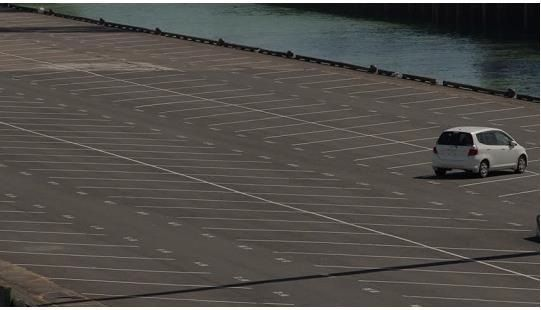
#> input picture image/parking_lot.jpg, 541 x 310 px
$ jupyter execute prak-5-2.ipynb
#> lines starting #> are read from the running program, lines starting #| are printed output that depends on the picture
[cell 1]
import cv2 as cv
import numpy as np
from matplotlib import pyplot as plt

[cell 2]
from os import path

[cell 3]
path_ = path.dirname(path.dirname(path.abspath(__name__)))

[cell 4]
path

[cell 5]
img = cv.imread(path.join(path_, 'image', 'parking_lot.jpg'))
#> img is the input picture: shape (310, 541, 3); mean B, G, R 74.8, 78.7, 81.7

[cell 6]
img.shape
#> Out = (310, 541, 3)

[cell 7]
plt.imshow(img)

[cell 8]
gray = cv.cvtColor(img, cv.COLOR_BGR2GRAY)
edge = cv.Canny(img, 100, 150)
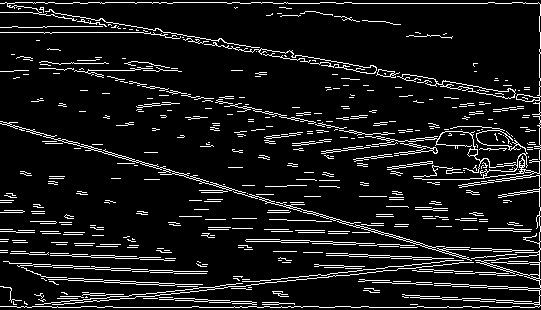
#> edge: shape (310, 541); 9.2% white in thin lines or dots

[cell 9]
plt.imshow(edge)

[cell 10]
fig, axs = plt.subplots(1, 2, figsize=(15, 5))
ax = axs.ravel()

ax[0].imshow(img, cmap='gray')
ax[0].set_title('gambar asli')

ax[1].imshow(edge, cmap='gray')
ax[1].set_title('gambar tepi')
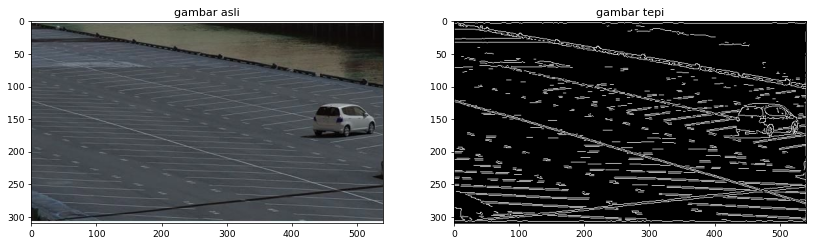
#> figure drawn by matplotlib, 2 panels; B, G, R data is drawn as R, G, B

[cell 11]
lines = cv.HoughLinesP(edge, 1, np.pi/180, 30, maxLineGap=250)
#> lines = 104 rows, first 6: [3, 3, 539, 97], [17, 307, 538, 307], [36, 306, 539, 254], [0, 123, 539, 277], [0, 3, 539, 3], [23, 12, 539, 103]
img_line = img.copy()

[cell 12]
for line in lines:
    x1, y1, x2, y2 = line[0]
    cv.line(img_line, (x1, y1), (x2,y2), (0, 0, 255), 1)
#> this loop made 104 passes
#> (x1, y1, x2, y2) on passes 1 to 12: (3, 3, 539, 97), (17, 307, 538, 307), (36, 306, 539, 254), (0, 123, 539, 277), (0, 3, 539, 3), (23, 12, 539, 103), (7, 6, 539, 100), (11, 54, 539, 176), (56, 141, 540, 279), (5, 2, 538, 2), (11, 306, 539, 251), (7, 4, 539, 98)
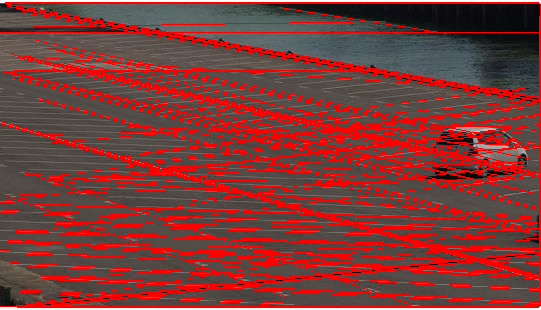
#> img_line: shape (310, 541, 3); mean B, G, R 56, 58.8, 124.1

[cell 13]
plt.imshow(img_line)

[cell 14]
gray1 = cv.cvtColor(img_line, cv.COLOR_BGR2RGB)

fig, axs = plt.subplots(1, 2, figsize=(15, 5))
ax = axs.ravel()

ax[0].imshow(gray, cmap='gray')
ax[0].set_title('gambar asli')

ax[1].imshow(gray1, cmap='gray')
ax[1].set_title('gambar garis parkiran')
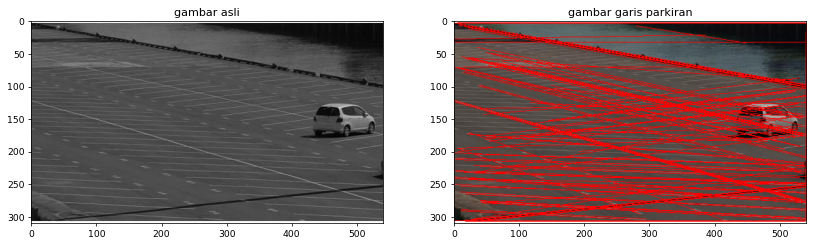
#> figure drawn by matplotlib, 2 panels

$ run again, with image/daun-tomat.jpg copied over image/parking_lot.jpg
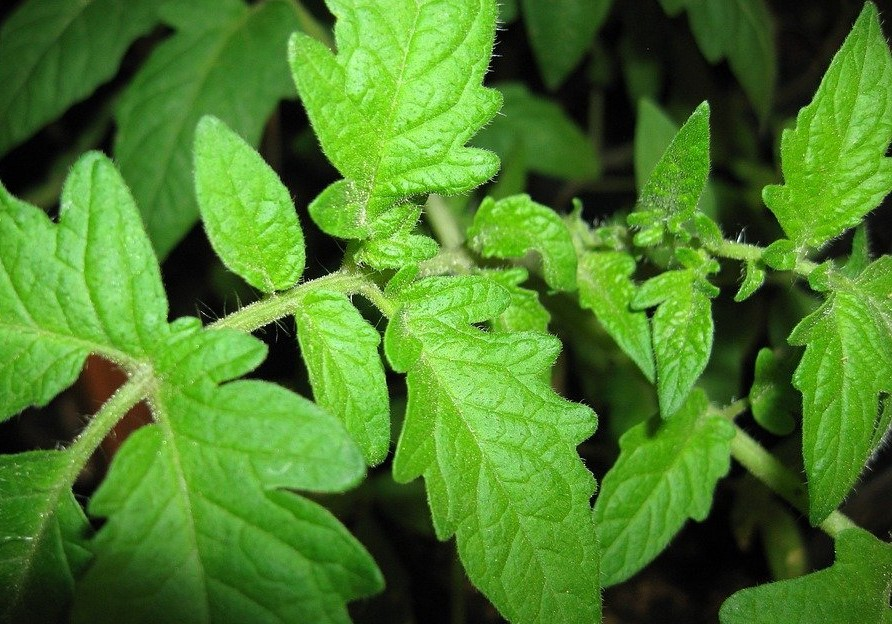
#> input picture image/daun-tomat.jpg, 892 x 624 px
#> img is the input picture: shape (624, 892, 3); mean B, G, R 40.6, 126.5, 75.6
#> `edge = cv.Canny(img, 100, 150)`:
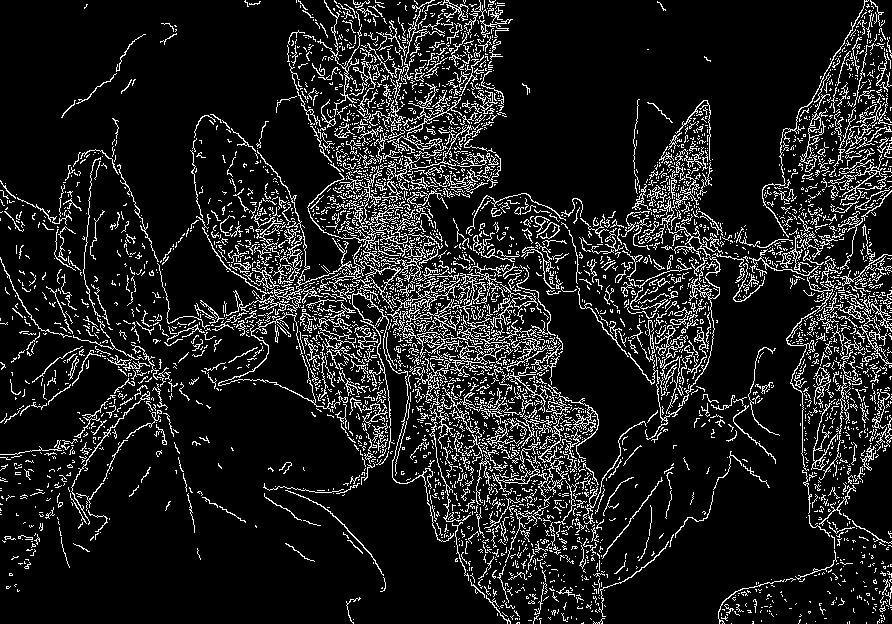
#> edge: shape (624, 892); 12% white in thin lines or dots
#> lines = 499 rows, first 6: [20, 300, 891, 255], [18, 298, 882, 283], [18, 465, 885, 115], [162, 41, 730, 609], [33, 494, 508, 19], [353, 9, 477, 592]
#> the loop `for line in lines:` made 499 passes
#> after the loop `for line in lines:`:
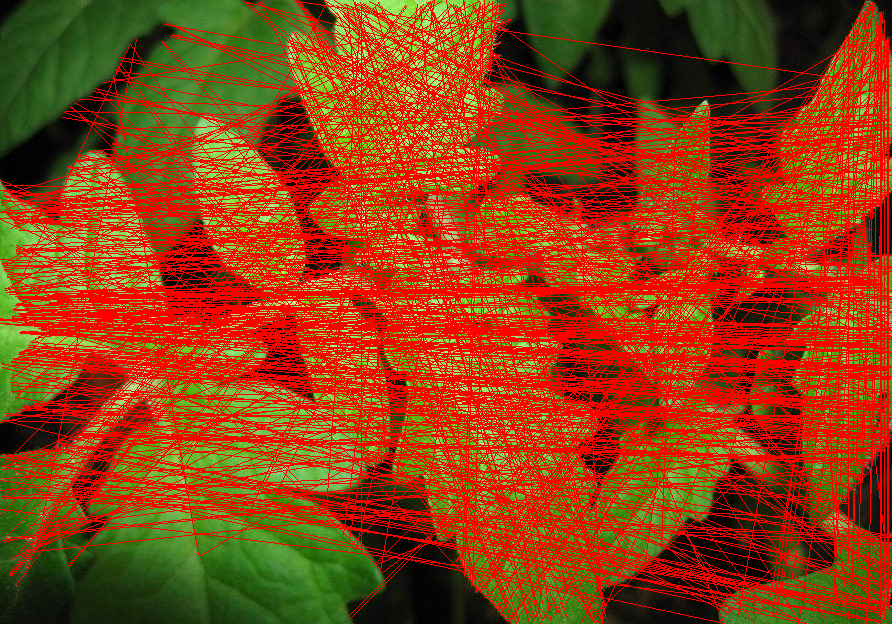
#> img_line: shape (624, 892, 3); mean B, G, R 19.5, 60.9, 149.3
